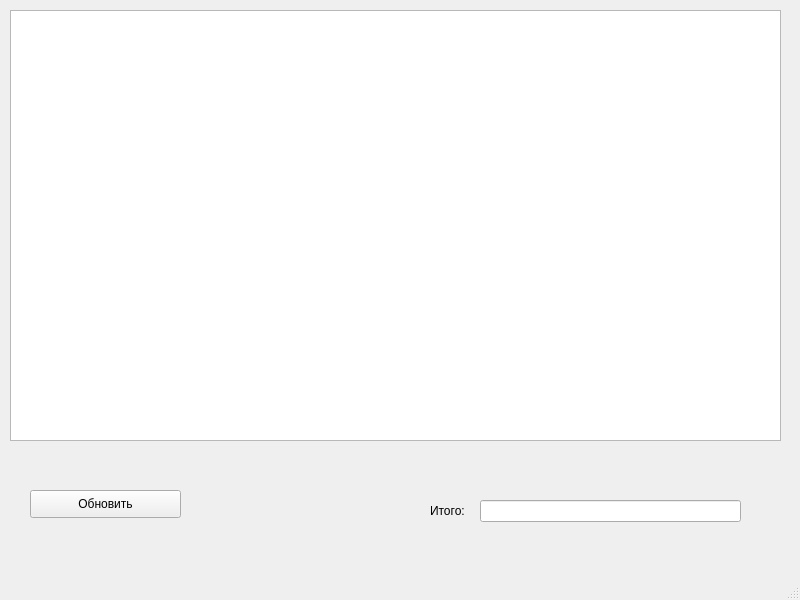
<?xml version="1.0" encoding="UTF-8"?>
<ui version="4.0">
 <class>MainWindow</class>
 <widget class="QMainWindow" name="MainWindow">
  <property name="geometry">
   <rect>
    <x>0</x>
    <y>0</y>
    <width>800</width>
    <height>600</height>
   </rect>
  </property>
  <property name="windowTitle">
   <string>MainWindow</string>
  </property>
  <widget class="QWidget" name="centralwidget">
   <widget class="QTableWidget" name="tableWidget">
    <property name="geometry">
     <rect>
      <x>10</x>
      <y>10</y>
      <width>771</width>
      <height>431</height>
     </rect>
    </property>
   </widget>
   <widget class="QPushButton" name="button_restart">
    <property name="geometry">
     <rect>
      <x>30</x>
      <y>490</y>
      <width>151</width>
      <height>28</height>
     </rect>
    </property>
    <property name="text">
     <string>Обновить</string>
    </property>
   </widget>
   <widget class="QLabel" name="label">
    <property name="geometry">
     <rect>
      <x>430</x>
      <y>500</y>
      <width>71</width>
      <height>21</height>
     </rect>
    </property>
    <property name="text">
     <string>Итого:</string>
    </property>
   </widget>
   <widget class="QLineEdit" name="final_line">
    <property name="geometry">
     <rect>
      <x>480</x>
      <y>500</y>
      <width>261</width>
      <height>22</height>
     </rect>
    </property>
   </widget>
  </widget>
  <widget class="QMenuBar" name="menubar">
   <property name="geometry">
    <rect>
     <x>0</x>
     <y>0</y>
     <width>800</width>
     <height>26</height>
    </rect>
   </property>
  </widget>
  <widget class="QStatusBar" name="statusbar"/>
 </widget>
 <resources/>
 <connections/>
</ui>
